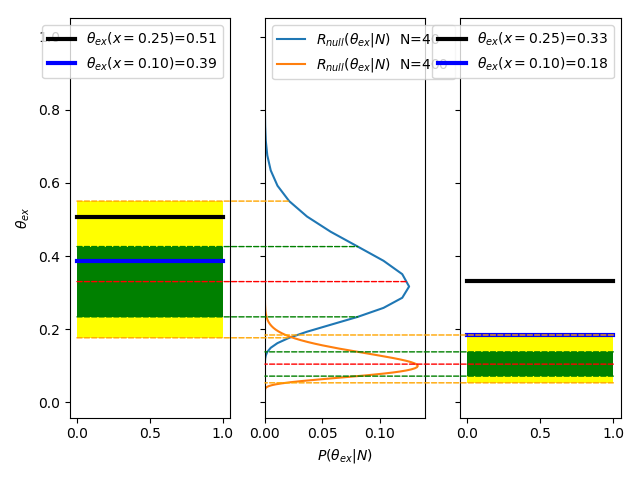

Here is the Python script that generated this plot:
import numpy as np
import matplotlib.pyplot as plt
import matplotlib.patches as patches
from scipy.stats import binom
from scipy.optimize import brentq
from scipy.interpolate import interp1d


def likelihood(x,N,theta):
    return binom.pmf(x,N,(1+theta)/2)

def y_from_x(x,N,theta):
    return -2 * np.log( likelihood(x,N,theta) / likelihood(x,N,0) )

def get_y_p(N,theta):
    x = np.linspace(0,N,N+1,endpoint=True)
    y = y_from_x(x,N,theta)
    p_alt = likelihood(x,N,theta)
    p_null =  likelihood(x,N,0)

    return y, p_null, p_alt


def get_confidence(x,N,theta):
    y, p_null, p_alt = get_y_p(N,theta)
    yobs = y_from_x(x,N,theta)

    clb = 0
    clbps = 0
    for idx, yinst in enumerate(y) :
        if yinst >= yobs:
            clb = clb + p_null[idx]
            clbps = clbps + p_alt[idx]
    return clbps / clb

def find_theta_ex(x,N):
    def f(v):
        return get_confidence(x,N,v)-0.05
    return brentq(f,0,0.9999)

def get_theta_prob(N):
    prob_theta = {}
    prob_sum = 0
    for x in range(0,N):
        print("Finding theta probability for observable x={:.3f},N={}".format((x/N-0.5)*2,N) )
        theta_ex = find_theta_ex(x,N)
        print("Found theta={:.3f}".format((x/N-0.5)*2,N) )
        prob_sum  = prob_sum + likelihood(x,N,0)
        if theta_ex in prob_theta:
            prob_theta[theta_ex] = prob_theta[theta_ex] + likelihood(x,N,0);
        else:
            prob_theta[theta_ex] = likelihood(x,N,0)

    return prob_theta

def get_quintiles( prob ):
    from collections import OrderedDict
    prob = OrderedDict(sorted(prob.items()))
    central = [key * value for key,value in prob.items()]
    central = sum(central)/sum(prob.values())

    prob_sum = 0
    freez2 = freez1 = False
    min2 = 0
    min1 = 0
    for term in prob.items():
        if min2 >=0 and not freez2:
            min2 = term[0]
        if min1 >=0 and not freez1:
            min1 = term[0]
        prob_sum = prob_sum + term[1]
        if prob_sum > 0.02275 and not freez2:
            freez2 = True
        if prob_sum > 0.1587 and not freez1:
            freez1 = True

    prob_sum = 0
    freez1 = freez2 = False
    plus1 = 0
    plus2 = 0

    for term in reversed(prob.items()):
        if plus1 >=0 and not freez1:
            plus1 = term[0]
        if plus2 >=0 and not freez2:
            plus2 = term[0]
        prob_sum = prob_sum + term[1]
        if prob_sum > 0.02275 and not freez2:
            freez2 = True
        if prob_sum > 0.1587 and not freez1:
            freez1 = True

    return central, min2, min1, plus1, plus2

fig, (ax1, ax2, ax3) = plt.subplots(1, 3, sharey=True)

N1 = 40
N2 = 400

result1 = get_theta_prob(N1)
result2 = get_theta_prob(N2)

prob1 = [prob/sum(result1.values()) for prob in result1.values() ]
prob2 = [(N2/N1)/3* prob/sum(result2.values()) for prob in result2.values() ]

print(sum(result1.values()), sum(result2.values()),)

ax2.plot( prob1, result1.keys(),
    label=r"$R_{null}(\theta_{ex}|N)$"+"  N={}".format(N1) )
ax2.plot( prob2, result2.keys(),
    label=r"$R_{null}(\theta_{ex}|N)$"+"  N={}".format(N2) )
ax1.set_ylabel(r"$\theta_{ex}$")
ax2.set_xlabel(r"$P(\theta_{ex}|N)$")
ax2.set_xlim(xmin=0)
ax2.legend()


quin1 = get_quintiles(result1)
quin2 = get_quintiles(result2)


def draw_connect(axA, axB, q, r , qp, x):
    color = 'red' if qp ==0 else \
            'orange' if qp == 1 or qp == 4 else \
            'green'
    f = interp1d( list(r.keys()), list(r.values()) )
    x1 = 0 if x!= 0 else 1
    x2 = f(q[qp])  if x != 0  else 0
    print(q[qp],x2)

    axA.add_artist(
        patches.ConnectionPatch(
            xyA=(x1,q[qp]),
            xyB=(x2, q[qp]),
            coordsA="data", coordsB="data",
            axesA= axA, axesB=axB,
            color=color,
            zorder = 1000,
            linestyle = '--'
        )
    )

print(quin1)
print(quin2)
draw_connect(ax1, ax2, quin1, result1, 0 , 1 )
draw_connect(ax1, ax2, quin1, result1, 1 , 1 )
draw_connect(ax1, ax2, quin1, result1, 2 , 1 )
draw_connect(ax1, ax2, quin1, result1, 3 , 1 )
draw_connect(ax1, ax2, quin1, result1, 4 , 1 )

draw_connect(ax3, ax2, quin2, result2, 0 , 0 )
draw_connect(ax3, ax2, quin2, result2, 1 , 0 )
draw_connect(ax3, ax2, quin2, result2, 2 , 0 )
draw_connect(ax3, ax2, quin2, result2, 3 , 0 )
draw_connect(ax3, ax2, quin2, result2, 4 , 0 )


ax1.add_patch(
    patches.Rectangle(
        (0,quin1[1]), 1, quin1[4]-quin1[1],
        color='yellow',
        linewidth=0,
    )
)

ax1.add_patch(
    patches.Rectangle(
        (0,quin1[2]), 1, quin1[3]-quin1[2],
        color='green',
        linewidth=0,
    )
)


ax3.add_patch(
    patches.Rectangle(
        (0,quin2[1]), 1, quin2[4]-quin2[1],
        color='yellow',
        linewidth=0,
    )
)

ax3.add_patch(
    patches.Rectangle(
        (0,quin2[2]), 1, quin2[3]-quin2[2],
        color='green',
        linewidth=0,
    )
)

ttest = 0.25
tobs1 = find_theta_ex(int(N1*(0.5+ttest/2)),N1)
tobs2 = find_theta_ex(int(N2*(0.5+ttest/2)),N2)
ax1.plot( [0,1],[tobs1,tobs1], color='k', linewidth=3, label=r"$\theta_{ex}(x=0.25)$="+"{:.2f}".format(tobs1))
ax3.plot( [0,1],[tobs2,tobs2], color='k', linewidth=3, label=r"$\theta_{ex}(x=0.25)$="+"{:.2f}".format(tobs2))
ttest = 0.10
tobs1 = find_theta_ex(int(N1*(0.5+ttest/2)),N1)
tobs2 = find_theta_ex(int(N2*(0.5+ttest/2)),N2)
ax1.plot( [0,1],[tobs1,tobs1], color='blue', linewidth=3, label=r"$\theta_{ex}(x=0.10)$="+"{:.2f}".format(tobs1))
ax3.plot( [0,1],[tobs2,tobs2], color='blue', linewidth=3, label=r"$\theta_{ex}(x=0.10)$="+"{:.2f}".format(tobs2))
ax1.legend()
ax3.legend()
#ax1.set_yscale('log')
ax2.set_zorder(-1)
#ax2.set_xscale('log')
ax2.set_xlim(xmin = 0)

plt.tight_layout()
plt.savefig("cls_exclusion.png")
